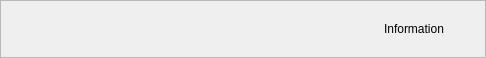
<ui version="4.0" >
 <class>InfoBar</class>
 <widget class="QFrame" name="InfoBar" >
  <property name="geometry" >
   <rect>
    <x>0</x>
    <y>0</y>
    <width>486</width>
    <height>58</height>
   </rect>
  </property>
  <property name="windowTitle" >
   <string>Form</string>
  </property>
  <property name="frameShape" >
   <enum>QFrame::StyledPanel</enum>
  </property>
  <property name="frameShadow" >
   <enum>QFrame::Raised</enum>
  </property>
  <layout class="QHBoxLayout" name="horizontalLayout" >
   <item>
    <widget class="QWidget" native="1" name="widget" />
   </item>
   <item>
    <spacer name="horizontalSpacer" >
     <property name="orientation" >
      <enum>Qt::Horizontal</enum>
     </property>
     <property name="sizeHint" stdset="0" >
      <size>
       <width>337</width>
       <height>20</height>
      </size>
     </property>
    </spacer>
   </item>
   <item>
    <widget class="QLabel" name="barHelp" >
     <property name="text" >
      <string>Information</string>
     </property>
    </widget>
   </item>
   <item>
    <widget class="QToolButton" name="barClose" >
     <property name="text" >
      <string/>
     </property>
     <property name="icon" >
      <iconset resource="profit.qrc" >
       <normaloff>:/images/icons/fileclose.png</normaloff>:/images/icons/fileclose.png</iconset>
     </property>
     <property name="autoRaise" >
      <bool>true</bool>
     </property>
    </widget>
   </item>
  </layout>
 </widget>
 <resources>
  <include location="profit.qrc" />
 </resources>
 <connections>
  <connection>
   <sender>barClose</sender>
   <signal>clicked()</signal>
   <receiver>InfoBar</receiver>
   <slot>hide()</slot>
   <hints>
    <hint type="sourcelabel" >
     <x>23</x>
     <y>28</y>
    </hint>
    <hint type="destinationlabel" >
     <x>242</x>
     <y>28</y>
    </hint>
   </hints>
  </connection>
 </connections>
</ui>
